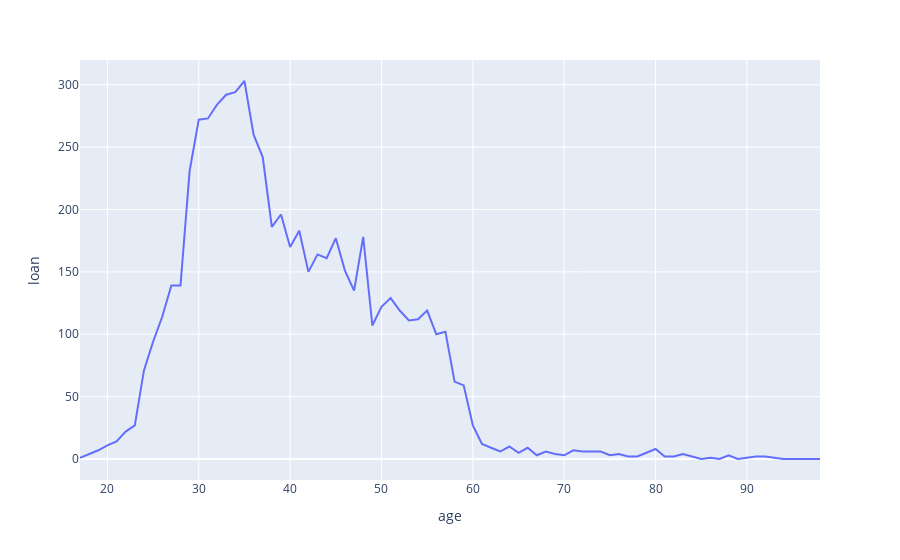

Notebook source saved alongside this figure:
### Code cell
fig = px.line(df_temp, x="age", y="loan")
fig.show()

### Figure 1 — Plotly figure (JSON) as saved in the notebook; plotly's stock layout.template omitted (floating-point values rounded to 4 significant figures)
{"data": [{"hovertemplate": "age=%{x}<br>loan=%{y}<extra></extra>", "legendgroup": "", "line": {"color": "#636efa", "dash": "solid"}, "mode": "lines", "name": "", "showlegend": false, "type": "scatter", "x": [17, 18, 19, 20, 21, 22, 23, 24, 25, 26, 27, 28, 29, 30, 31, 32, 33, 34, 35, 36, 37, 38, 39, 40, 41, 42, 43, 44, 45, 46, 47, 48, 49, 50, 51, 52, 53, 54, 55, 56, 57, 58, 59, 60, 61, 62, 63, 64, 65, 66, 67, 68, 69, 70, 71, 72, 73, 74, 75, 76, 77, 78, 79, 80, 81, 82, 83, 84, 85, 86, 87, 88, 89, 91, 92, 94, 95, 98], "xaxis": "x", "y": [1, 4, 7, 11, 14, 22, 27, 71, 94, 114, 139, 139, 231, 272, 273, 284, 292, 294, 303, 260, 242, 186, 196, 170, 183, 150, 164, 161, 177, 151, 135, 178, 107, 122, 129, 119, 111, 112, 119, 100, 102, 62, 59, 27, 12, 9, 6, 10, 5, 9, 3, 6, 4, 3, 7, 6, 6, 6, 3, 4, 2, 2, 5, 8, 2, 2, 4, 2, 0, 1, 0, 3, 0, 2, 2, 0, 0, 0], "yaxis": "y"}], "layout": {"autosize": true, "legend": {"tracegroupgap": 0}, "margin": {"t": 60}, "xaxis": {"anchor": "y", "autorange": true, "domain": [0, 1], "range": [17, 98], "title": {"text": "age"}, "type": "linear"}, "yaxis": {"anchor": "x", "autorange": true, "domain": [0, 1], "range": [-16.83, 319.8], "title": {"text": "loan"}, "type": "linear"}}}
